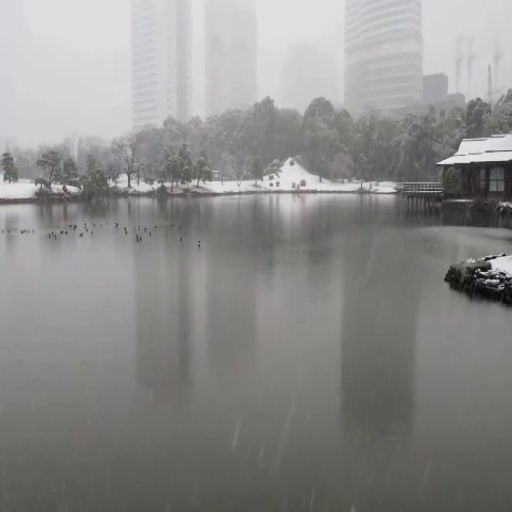
#> input picture dataset/img2.jpg, 512 x 512 px
$ python final1.py
#> lines starting #> are read from the running program, lines starting #| are printed output that depends on the picture; after the words box and inside, x2 and y2 are one past the last pixel; in counts of white or black regions, pixels touching at a corner belong together
import cv2
import numpy as np
import matplotlib.pyplot as plt

# Load images
img1 = cv2.imread("dataset/img2.jpg")   # left image
#> img1 is the input picture: shape (512, 512, 3); mean B, G, R 138.5, 139.8, 140.4
img2 = cv2.imread("dataset/img1.jpg")   # right image
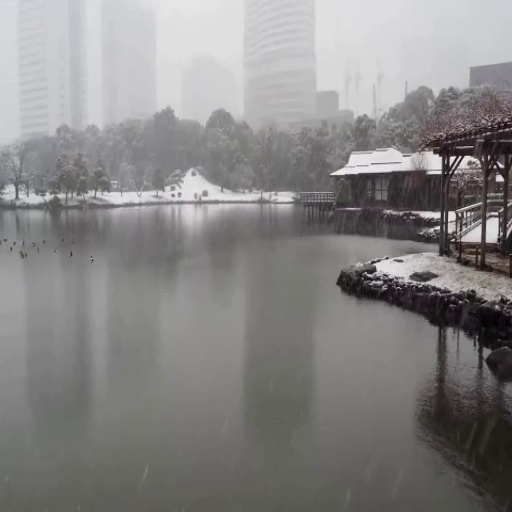
#> input picture dataset/img1.jpg, 512 x 512 px
#> img2 is the input picture: shape (512, 512, 3); mean B, G, R 132.8, 133.6, 134.7

# ------------------------------
# SHOW INPUT IMAGES
# ------------------------------

plt.figure(figsize=(10,5))

plt.subplot(1,2,1)
plt.imshow(cv2.cvtColor(img1, cv2.COLOR_BGR2RGB))
plt.title("Input Image 1")
plt.axis("off")

plt.subplot(1,2,2)
plt.imshow(cv2.cvtColor(img2, cv2.COLOR_BGR2RGB))
plt.title("Input Image 2")
plt.axis("off")

plt.show()
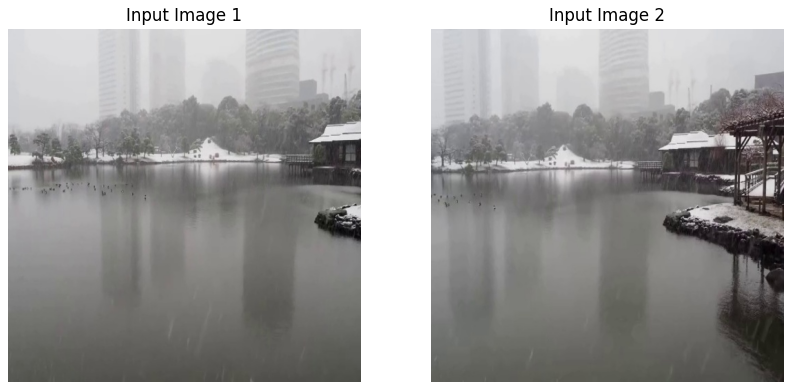
#> figure drawn by matplotlib, 2 panels

# Convert to grayscale
gray1 = cv2.cvtColor(img1, cv2.COLOR_BGR2GRAY)
gray2 = cv2.cvtColor(img2, cv2.COLOR_BGR2GRAY)

# Create SIFT detector
sift = cv2.SIFT_create()

# Detect keypoints and descriptors
kp1, des1 = sift.detectAndCompute(gray1, None)
#> kp1 = 455 keypoints; strongest (x, y, size): (483, 273, 2.1), (504, 255, 1.8), (487, 259, 2.3), (472, 151, 18.2)
kp2, des2 = sift.detectAndCompute(gray2, None)
#> kp2 = 752 keypoints; strongest (x, y, size): (499, 178, 4.9), (452, 158, 3.4), (438, 228, 2.7), (452, 215, 5.5)

print("Image1 Keypoints:", len(kp1))
#| Image1 Keypoints: 455
print("Image2 Keypoints:", len(kp2))
#| Image2 Keypoints: 752

# ------------------------------
# BF MATCHER + KNN
# ------------------------------

bf = cv2.BFMatcher()
matches = bf.knnMatch(des1, des2, k=2)
#> matches = 455 matches

# ------------------------------
# RATIO TEST
# ------------------------------

good_matches = []

for m, n in matches:
    if m.distance < 0.8 * n.distance:
        good_matches.append(m)
#> after the loop, good_matches = 189 matches

print("Total Matches:", len(matches))
#| Total Matches: 455
print("Good Matches after ratio test:", len(good_matches))
#| Good Matches after ratio test: 189

# ------------------------------
# DRAW MATCHES
# ------------------------------

matched_img = cv2.drawMatches(
    img1, kp1,
    img2, kp2,
    good_matches,
    None,
    flags=cv2.DrawMatchesFlags_NOT_DRAW_SINGLE_POINTS
)
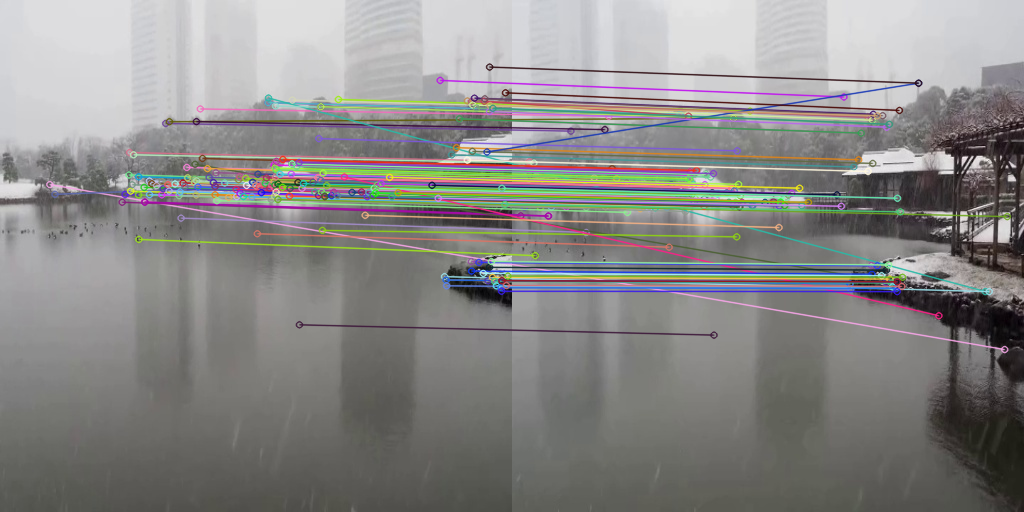
#> matched_img: shape (512, 1024, 3); mean B, G, R 134.7, 136.3, 137.3

plt.figure(figsize=(15,7))
plt.title("Feature Matching Between Images")
plt.imshow(cv2.cvtColor(matched_img, cv2.COLOR_BGR2RGB))
plt.axis("off")
plt.show()


# -----------------------------------
# HOMOGRAPHY + RANSAC
# -----------------------------------

if len(good_matches) > 10:

    src_pts = np.float32(
        [kp1[m.queryIdx].pt for m in good_matches]
    ).reshape(-1,1,2)
#> src_pts = 189 rows, first 8: [49.32, 184.1], [54.48, 193.8], [121.7, 201.8], [124.6, 194], [128.4, 174.5], [129.1, 152], [130.2, 190.6], [131.6, 184.2]

    dst_pts = np.float32(
        [kp2[m.trainIdx].pt for m in good_matches]
    ).reshape(-1,1,2)
#> dst_pts = 189 rows, first 8: [492.2, 349.1], [184, 170], [8.23, 215.3], [11.98, 206.4], [15.92, 185.1], [16.89, 161.3], [17.87, 202.9], [20, 196]

    H, mask = cv2.findHomography(src_pts, dst_pts, cv2.RANSAC, 5.0)
#> H = [[1.28, 0.00797, -148.4], [0.103, 1.17, -18.49], [0.000563, 6.22e-06, 1]]; mask = 189 values, max 1 at index 2, min 0 at index 0, mean 0.905

    inliers = np.sum(mask)
#> inliers = 171

    print("Matches after RANSAC (inliers):", inliers)
#| Matches after RANSAC (inliers): 171
    print("Outliers removed:", len(good_matches) - inliers)
#| Outliers removed: 18.0

    print("Homography Matrix:\n", H)
#| Homography Matrix:
#|  [[ 1.27768838e+00  7.96975181e-03 -1.48448529e+02]
#|  [ 1.03040387e-01  1.17012618e+00 -1.84910251e+01]
#|  [ 5.62783038e-04  6.21534264e-06  1.00000000e+00]]


    # -----------------------------------
    # WARP IMAGE (Panorama bounds)
    # -----------------------------------

    h1, w1 = img1.shape[:2]
#> h1 = 512; w1 = 512
    h2, w2 = img2.shape[:2]
#> h2 = 512; w2 = 512

    corners_img1 = np.float32([[0,0],[0,h1],[w1,h1],[w1,0]]).reshape(-1,1,2)
#> corners_img1 = [[0, 0], [0, 512], [512, 512], [512, 0]]
    corners_img2 = np.float32([[0,0],[0,h2],[w2,h2],[w2,0]]).reshape(-1,1,2)
#> corners_img2 = [[0, 0], [0, 512], [512, 512], [512, 0]]

    warped_corners_img1 = cv2.perspectiveTransform(corners_img1, H)
#> warped_corners_img1 = [[-148.4, -18.49], [-143.9, 578.8], [394.8, 490.5], [392.6, 26.6]]

    all_corners = np.concatenate((warped_corners_img1, corners_img2), axis=0)
#> all_corners = [[-148.4, -18.49], [-143.9, 578.8], [394.8, 490.5], [392.6, 26.6], [0, 0], [0, 512], [512, 512], [512, 0]]

    [xmin, ymin] = np.int32(all_corners.min(axis=0).ravel())
#> xmin = -148; ymin = -18
    [xmax, ymax] = np.int32(all_corners.max(axis=0).ravel())
#> xmax = 512; ymax = 578

    translation = [-xmin, -ymin]
#> translation = [148, 18]

    T = np.array([
        [1,0,translation[0]],
        [0,1,translation[1]],
        [0,0,1]
    ])
#> T = [[1, 0, 148], [0, 1, 18], [0, 0, 1]]

    # Warp image
    warped_img1 = cv2.warpPerspective(img1, T @ H, (xmax-xmin, ymax-ymin))
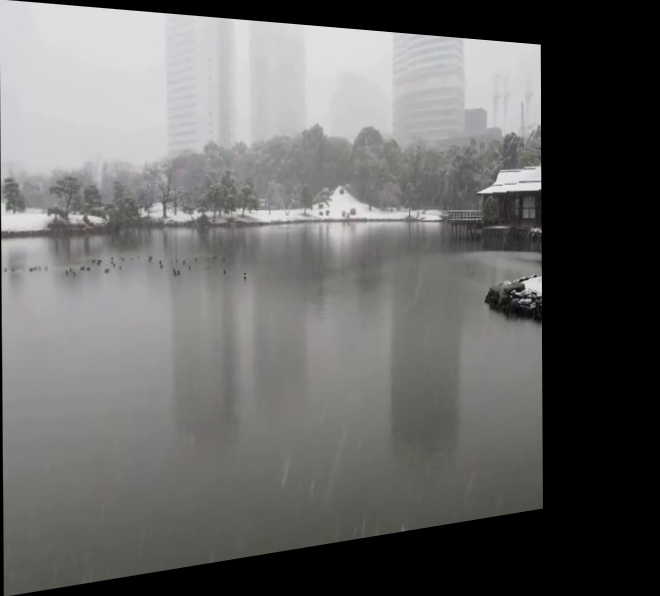
#> warped_img1: shape (596, 660, 3); mean B, G, R 102.8, 103.7, 104

    # Place image2
    panorama = warped_img1.copy()
    panorama[
        translation[1]:h2+translation[1],
        translation[0]:w2+translation[0]
    ] = img2
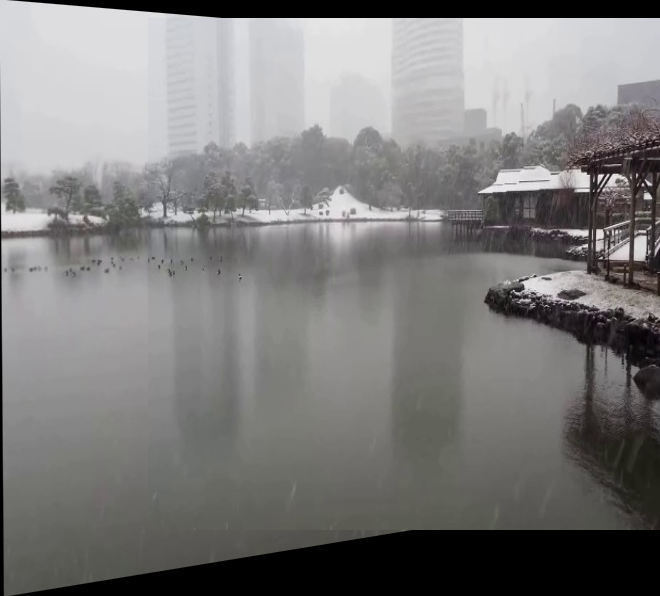
#> panorama: shape (596, 660, 3); mean B, G, R 123.2, 123.8, 124.7


    # ------------------------------
    # IMPROVED CROP: LARGEST INTERNAL RECTANGLE
    # ------------------------------

    # 1. Create a mask of the panorama (black = 0, image = 255)
    gray = cv2.cvtColor(panorama, cv2.COLOR_BGR2GRAY)
    _, thresh = cv2.threshold(gray, 1, 255, cv2.THRESH_BINARY)
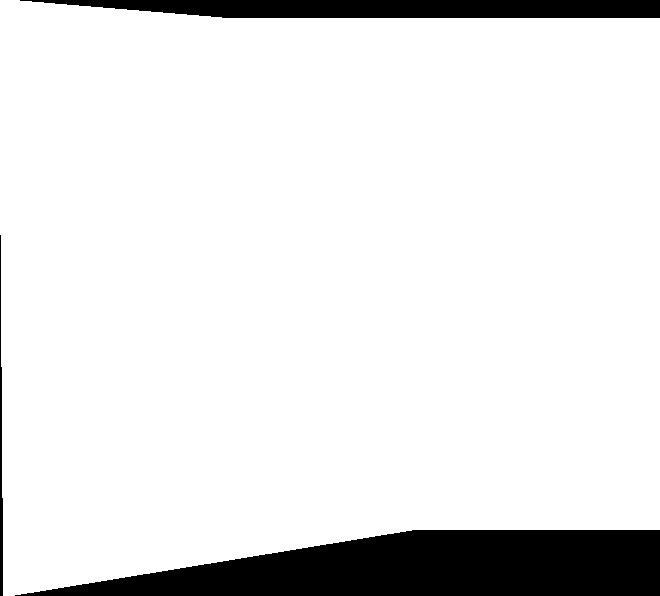
#> thresh: shape (596, 660); 89.9% white; 3 black regions

    # 2. Find the largest external contour
    contours, _ = cv2.findContours(thresh, cv2.RETR_EXTERNAL, cv2.CHAIN_APPROX_SIMPLE)
#> contours = 1 contour; box (x1, y1, x2, y2) and area: (0, 0, 660, 596) 352298
    c = max(contours, key=cv2.contourArea)
#> c = contour of 178 points, box (x1, y1, x2, y2) (0, 0, 660, 596), area 352298

    # 3. Use an iterative approach to shrink the bounding box
    # until it contains ONLY non-zero pixels
    x, y, w, h = cv2.boundingRect(c)
#> x = 0; y = 0; w = 660; h = 596

    while True:
        # Check if the current rectangle contains any black pixels
        # We look at the mask (thresh) within the current coordinates
        sub_mask = thresh[y:y+h, x:x+w]

        # If the sub_mask is entirely white (255), we found our crop!
        if np.all(sub_mask > 0):
            break

        # Otherwise, shrink the box from all sides by 1 pixel and check again
        # (You can also optimize this by checking which side has more black pixels)
        x += 1
        y += 1
        w -= 2
        h -= 2

        # Safety break to avoid infinite loops
        if w <= 0 or h <= 0:
            break
#> this loop made 67 passes
#> (w, h) on passes 1 to 12: (658, 594), (656, 592), (654, 590), (652, 588), (650, 586), (648, 584), (646, 582), (644, 580), (642, 578), (640, 576), (638, 574), (636, 572)
#> after the loop, h = 464; w = 528; x = 66; y = 66

    cropped = panorama[y:y+h, x:x+w]
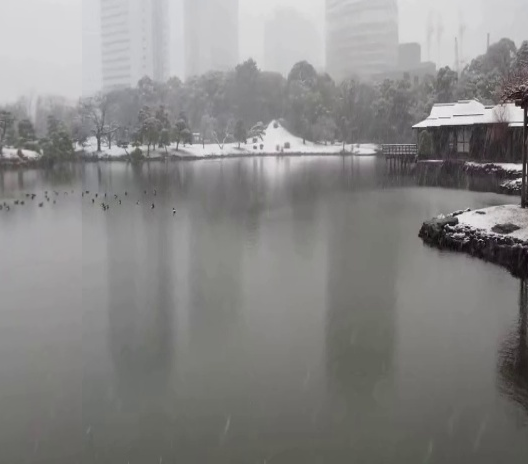
#> cropped: shape (464, 528, 3); mean B, G, R 133.7, 134.8, 135.5


    # ------------------------------
    # SHOW FINAL PANORAMA
    # ------------------------------

    plt.figure(figsize=(12,6))
    plt.title("Final Panorama (Black Borders Removed)")
    plt.imshow(cv2.cvtColor(cropped, cv2.COLOR_BGR2RGB))
    plt.axis("off")
    plt.show()

else:
    print("Not enough matches found!")
